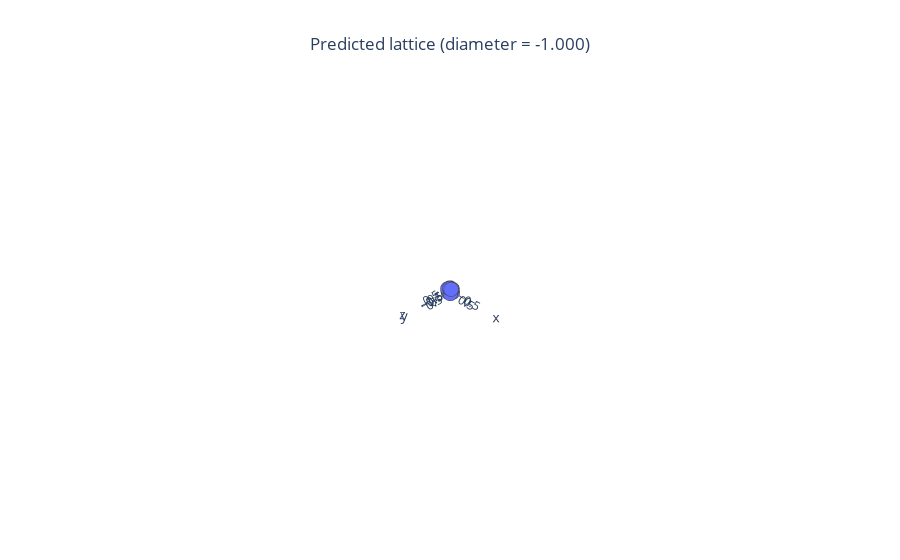

Source (notebook cell):
### Code cell
path = 'generated_mat'
name = 'LatticeStiffness_lattice_16atom1.npz'
plot_lattice_from_path(path, name)

### Figure 1 — Plotly figure (JSON) as saved in the notebook; plotly's stock layout.template omitted (floating-point values rounded to 4 significant figures)
{"data": [{"hovertemplate": "0=%{x}<br>1=%{y}<br>2=%{z}<extra></extra>", "legendgroup": "", "marker": {"color": "#636efa", "line": {"width": 5}, "size": 5, "symbol": "circle"}, "mode": "markers", "name": "", "scene": "scene", "showlegend": false, "type": "scatter3d", "x": [0.6368, -0.2984, 0.1647, -0.6309, -0.1638, -0.1614, -0.6352, 0.494, 0.1865, -0.548, -0.5922, 0.1655, -0.3043, 0.1811, 0.5868, 0.4903], "y": [0.6516, 0.6558, 0.4961, -0.6558, -0.573, -0.5203, 0.199, -0.5738, -0.0776, 0.1991, 0.2903, 0.5015, -0.2403, 0.231, -0.2626, -0.5204], "z": [-0.6243, -0.625, -0.2938, 0.1921, 0.4265, -0.1112, 0.1691, 0.4291, 0.6222, 0.1697, -0.6241, 0.6139, -0.6183, 0.08602, -0.6003, -0.112]}, {"hovertemplate": "x=%{x}<br>y=%{y}<br>z=%{z}<extra></extra>", "legendgroup": "", "line": {"color": "#636efa", "dash": "solid"}, "marker": {"line": {"width": 5}, "size": 5, "symbol": "circle"}, "mode": "lines", "name": "", "scene": "scene", "showlegend": false, "type": "scatter3d", "x": [-0.2984, 0.6368], "y": [0.6558, 0.6516], "z": [-0.625, -0.6243]}, {"hovertemplate": "x=%{x}<br>y=%{y}<br>z=%{z}<extra></extra>", "legendgroup": "", "line": {"color": "#636efa", "dash": "solid"}, "marker": {"line": {"width": 5}, "size": 5, "symbol": "circle"}, "mode": "lines", "name": "", "scene": "scene", "showlegend": false, "type": "scatter3d", "x": [-0.5922, 0.6368], "y": [0.2903, 0.6516], "z": [-0.6241, -0.6243]}, {"hovertemplate": "x=%{x}<br>y=%{y}<br>z=%{z}<extra></extra>", "legendgroup": "", "line": {"color": "#636efa", "dash": "solid"}, "marker": {"line": {"width": 5}, "size": 5, "symbol": "circle"}, "mode": "lines", "name": "", "scene": "scene", "showlegend": false, "type": "scatter3d", "x": [0.1655, 0.6368], "y": [0.5015, 0.6516], "z": [0.6139, -0.6243]}, {"hovertemplate": "x=%{x}<br>y=%{y}<br>z=%{z}<extra></extra>", "legendgroup": "", "line": {"color": "#636efa", "dash": "solid"}, "marker": {"line": {"width": 5}, "size": 5, "symbol": "circle"}, "mode": "lines", "name": "", "scene": "scene", "showlegend": false, "type": "scatter3d", "x": [0.6368, -0.2984], "y": [0.6516, 0.6558], "z": [-0.6243, -0.625]}, {"hovertemplate": "x=%{x}<br>y=%{y}<br>z=%{z}<extra></extra>", "legendgroup": "", "line": {"color": "#636efa", "dash": "solid"}, "marker": {"line": {"width": 5}, "size": 5, "symbol": "circle"}, "mode": "lines", "name": "", "scene": "scene", "showlegend": false, "type": "scatter3d", "x": [-0.5922, -0.2984], "y": [0.2903, 0.6558], "z": [-0.6241, -0.625]}, {"hovertemplate": "x=%{x}<br>y=%{y}<br>z=%{z}<extra></extra>", "legendgroup": "", "line": {"color": "#636efa", "dash": "solid"}, "marker": {"line": {"width": 5}, "size": 5, "symbol": "circle"}, "mode": "lines", "name": "", "scene": "scene", "showlegend": false, "type": "scatter3d", "x": [0.1655, -0.2984], "y": [0.5015, 0.6558], "z": [0.6139, -0.625]}, {"hovertemplate": "x=%{x}<br>y=%{y}<br>z=%{z}<extra></extra>", "legendgroup": "", "line": {"color": "#636efa", "dash": "solid"}, "marker": {"line": {"width": 5}, "size": 5, "symbol": "circle"}, "mode": "lines", "name": "", "scene": "scene", "showlegend": false, "type": "scatter3d", "x": [0.6368, 0.1647], "y": [0.6516, 0.4961], "z": [-0.6243, -0.2938]}, {"hovertemplate": "x=%{x}<br>y=%{y}<br>z=%{z}<extra></extra>", "legendgroup": "", "line": {"color": "#636efa", "dash": "solid"}, "marker": {"line": {"width": 5}, "size": 5, "symbol": "circle"}, "mode": "lines", "name": "", "scene": "scene", "showlegend": false, "type": "scatter3d", "x": [-0.2984, 0.1647], "y": [0.6558, 0.4961], "z": [-0.625, -0.2938]}, {"hovertemplate": "x=%{x}<br>y=%{y}<br>z=%{z}<extra></extra>", "legendgroup": "", "line": {"color": "#636efa", "dash": "solid"}, "marker": {"line": {"width": 5}, "size": 5, "symbol": "circle"}, "mode": "lines", "name": "", "scene": "scene", "showlegend": false, "type": "scatter3d", "x": [0.1811, 0.1647], "y": [0.231, 0.4961], "z": [0.08602, -0.2938]}, {"hovertemplate": "x=%{x}<br>y=%{y}<br>z=%{z}<extra></extra>", "legendgroup": "", "line": {"color": "#636efa", "dash": "solid"}, "marker": {"line": {"width": 5}, "size": 5, "symbol": "circle"}, "mode": "lines", "name": "", "scene": "scene", "showlegend": false, "type": "scatter3d", "x": [-0.1638, -0.6309], "y": [-0.573, -0.6558], "z": [0.4265, 0.1921]}, {"hovertemplate": "x=%{x}<br>y=%{y}<br>z=%{z}<extra></extra>", "legendgroup": "", "line": {"color": "#636efa", "dash": "solid"}, "marker": {"line": {"width": 5}, "size": 5, "symbol": "circle"}, "mode": "lines", "name": "", "scene": "scene", "showlegend": false, "type": "scatter3d", "x": [0.494, -0.6309], "y": [-0.5738, -0.6558], "z": [0.4291, 0.1921]}, {"hovertemplate": "x=%{x}<br>y=%{y}<br>z=%{z}<extra></extra>", "legendgroup": "", "line": {"color": "#636efa", "dash": "solid"}, "marker": {"line": {"width": 5}, "size": 5, "symbol": "circle"}, "mode": "lines", "name": "", "scene": "scene", "showlegend": false, "type": "scatter3d", "x": [0.4903, -0.6309], "y": [-0.5204, -0.6558], "z": [-0.112, 0.1921]}, {"hovertemplate": "x=%{x}<br>y=%{y}<br>z=%{z}<extra></extra>", "legendgroup": "", "line": {"color": "#636efa", "dash": "solid"}, "marker": {"line": {"width": 5}, "size": 5, "symbol": "circle"}, "mode": "lines", "name": "", "scene": "scene", "showlegend": false, "type": "scatter3d", "x": [-0.6309, -0.1638], "y": [-0.6558, -0.573], "z": [0.1921, 0.4265]}, {"hovertemplate": "x=%{x}<br>y=%{y}<br>z=%{z}<extra></extra>", "legendgroup": "", "line": {"color": "#636efa", "dash": "solid"}, "marker": {"line": {"width": 5}, "size": 5, "symbol": "circle"}, "mode": "lines", "name": "", "scene": "scene", "showlegend": false, "type": "scatter3d", "x": [-0.1614, -0.1638], "y": [-0.5203, -0.573], "z": [-0.1112, 0.4265]}, {"hovertemplate": "x=%{x}<br>y=%{y}<br>z=%{z}<extra></extra>", "legendgroup": "", "line": {"color": "#636efa", "dash": "solid"}, "marker": {"line": {"width": 5}, "size": 5, "symbol": "circle"}, "mode": "lines", "name": "", "scene": "scene", "showlegend": false, "type": "scatter3d", "x": [0.1655, -0.1638], "y": [0.5015, -0.573], "z": [0.6139, 0.4265]}, {"hovertemplate": "x=%{x}<br>y=%{y}<br>z=%{z}<extra></extra>", "legendgroup": "", "line": {"color": "#636efa", "dash": "solid"}, "marker": {"line": {"width": 5}, "size": 5, "symbol": "circle"}, "mode": "lines", "name": "", "scene": "scene", "showlegend": false, "type": "scatter3d", "x": [-0.6309, -0.1614], "y": [-0.6558, -0.5203], "z": [0.1921, -0.1112]}, {"hovertemplate": "x=%{x}<br>y=%{y}<br>z=%{z}<extra></extra>", "legendgroup": "", "line": {"color": "#636efa", "dash": "solid"}, "marker": {"line": {"width": 5}, "size": 5, "symbol": "circle"}, "mode": "lines", "name": "", "scene": "scene", "showlegend": false, "type": "scatter3d", "x": [-0.1638, -0.1614], "y": [-0.573, -0.5203], "z": [0.4265, -0.1112]}, {"hovertemplate": "x=%{x}<br>y=%{y}<br>z=%{z}<extra></extra>", "legendgroup": "", "line": {"color": "#636efa", "dash": "solid"}, "marker": {"line": {"width": 5}, "size": 5, "symbol": "circle"}, "mode": "lines", "name": "", "scene": "scene", "showlegend": false, "type": "scatter3d", "x": [-0.3043, -0.1614], "y": [-0.2403, -0.5203], "z": [-0.6183, -0.1112]}, {"hovertemplate": "x=%{x}<br>y=%{y}<br>z=%{z}<extra></extra>", "legendgroup": "", "line": {"color": "#636efa", "dash": "solid"}, "marker": {"line": {"width": 5}, "size": 5, "symbol": "circle"}, "mode": "lines", "name": "", "scene": "scene", "showlegend": false, "type": "scatter3d", "x": [-0.6309, -0.6352], "y": [-0.6558, 0.199], "z": [0.1921, 0.1691]}, {"hovertemplate": "x=%{x}<br>y=%{y}<br>z=%{z}<extra></extra>", "legendgroup": "", "line": {"color": "#636efa", "dash": "solid"}, "marker": {"line": {"width": 5}, "size": 5, "symbol": "circle"}, "mode": "lines", "name": "", "scene": "scene", "showlegend": false, "type": "scatter3d", "x": [-0.548, -0.6352], "y": [0.1991, 0.199], "z": [0.1697, 0.1691]}, {"hovertemplate": "x=%{x}<br>y=%{y}<br>z=%{z}<extra></extra>", "legendgroup": "", "line": {"color": "#636efa", "dash": "solid"}, "marker": {"line": {"width": 5}, "size": 5, "symbol": "circle"}, "mode": "lines", "name": "", "scene": "scene", "showlegend": false, "type": "scatter3d", "x": [0.1811, -0.6352], "y": [0.231, 0.199], "z": [0.08602, 0.1691]}, {"hovertemplate": "x=%{x}<br>y=%{y}<br>z=%{z}<extra></extra>", "legendgroup": "", "line": {"color": "#636efa", "dash": "solid"}, "marker": {"line": {"width": 5}, "size": 5, "symbol": "circle"}, "mode": "lines", "name": "", "scene": "scene", "showlegend": false, "type": "scatter3d", "x": [-0.6309, 0.494], "y": [-0.6558, -0.5738], "z": [0.1921, 0.4291]}, {"hovertemplate": "x=%{x}<br>y=%{y}<br>z=%{z}<extra></extra>", "legendgroup": "", "line": {"color": "#636efa", "dash": "solid"}, "marker": {"line": {"width": 5}, "size": 5, "symbol": "circle"}, "mode": "lines", "name": "", "scene": "scene", "showlegend": false, "type": "scatter3d", "x": [0.1655, 0.494], "y": [0.5015, -0.5738], "z": [0.6139, 0.4291]}, {"hovertemplate": "x=%{x}<br>y=%{y}<br>z=%{z}<extra></extra>", "legendgroup": "", "line": {"color": "#636efa", "dash": "solid"}, "marker": {"line": {"width": 5}, "size": 5, "symbol": "circle"}, "mode": "lines", "name": "", "scene": "scene", "showlegend": false, "type": "scatter3d", "x": [0.4903, 0.494], "y": [-0.5204, -0.5738], "z": [-0.112, 0.4291]}, {"hovertemplate": "x=%{x}<br>y=%{y}<br>z=%{z}<extra></extra>", "legendgroup": "", "line": {"color": "#636efa", "dash": "solid"}, "marker": {"line": {"width": 5}, "size": 5, "symbol": "circle"}, "mode": "lines", "name": "", "scene": "scene", "showlegend": false, "type": "scatter3d", "x": [0.1655, 0.1865], "y": [0.5015, -0.0776], "z": [0.6139, 0.6222]}, {"hovertemplate": "x=%{x}<br>y=%{y}<br>z=%{z}<extra></extra>", "legendgroup": "", "line": {"color": "#636efa", "dash": "solid"}, "marker": {"line": {"width": 5}, "size": 5, "symbol": "circle"}, "mode": "lines", "name": "", "scene": "scene", "showlegend": false, "type": "scatter3d", "x": [-0.3043, 0.1865], "y": [-0.2403, -0.0776], "z": [-0.6183, 0.6222]}, {"hovertemplate": "x=%{x}<br>y=%{y}<br>z=%{z}<extra></extra>", "legendgroup": "", "line": {"color": "#636efa", "dash": "solid"}, "marker": {"line": {"width": 5}, "size": 5, "symbol": "circle"}, "mode": "lines", "name": "", "scene": "scene", "showlegend": false, "type": "scatter3d", "x": [0.5868, 0.1865], "y": [-0.2626, -0.0776], "z": [-0.6003, 0.6222]}, {"hovertemplate": "x=%{x}<br>y=%{y}<br>z=%{z}<extra></extra>", "legendgroup": "", "line": {"color": "#636efa", "dash": "solid"}, "marker": {"line": {"width": 5}, "size": 5, "symbol": "circle"}, "mode": "lines", "name": "", "scene": "scene", "showlegend": false, "type": "scatter3d", "x": [-0.6309, -0.548], "y": [-0.6558, 0.1991], "z": [0.1921, 0.1697]}, {"hovertemplate": "x=%{x}<br>y=%{y}<br>z=%{z}<extra></extra>", "legendgroup": "", "line": {"color": "#636efa", "dash": "solid"}, "marker": {"line": {"width": 5}, "size": 5, "symbol": "circle"}, "mode": "lines", "name": "", "scene": "scene", "showlegend": false, "type": "scatter3d", "x": [-0.6352, -0.548], "y": [0.199, 0.1991], "z": [0.1691, 0.1697]}, {"hovertemplate": "x=%{x}<br>y=%{y}<br>z=%{z}<extra></extra>", "legendgroup": "", "line": {"color": "#636efa", "dash": "solid"}, "marker": {"line": {"width": 5}, "size": 5, "symbol": "circle"}, "mode": "lines", "name": "", "scene": "scene", "showlegend": false, "type": "scatter3d", "x": [0.1811, -0.548], "y": [0.231, 0.1991], "z": [0.08602, 0.1697]}, {"hovertemplate": "x=%{x}<br>y=%{y}<br>z=%{z}<extra></extra>", "legendgroup": "", "line": {"color": "#636efa", "dash": "solid"}, "marker": {"line": {"width": 5}, "size": 5, "symbol": "circle"}, "mode": "lines", "name": "", "scene": "scene", "showlegend": false, "type": "scatter3d", "x": [0.6368, -0.5922], "y": [0.6516, 0.2903], "z": [-0.6243, -0.6241]}, {"hovertemplate": "x=%{x}<br>y=%{y}<br>z=%{z}<extra></extra>", "legendgroup": "", "line": {"color": "#636efa", "dash": "solid"}, "marker": {"line": {"width": 5}, "size": 5, "symbol": "circle"}, "mode": "lines", "name": "", "scene": "scene", "showlegend": false, "type": "scatter3d", "x": [-0.2984, -0.5922], "y": [0.6558, 0.2903], "z": [-0.625, -0.6241]}, {"hovertemplate": "x=%{x}<br>y=%{y}<br>z=%{z}<extra></extra>", "legendgroup": "", "line": {"color": "#636efa", "dash": "solid"}, "marker": {"line": {"width": 5}, "size": 5, "symbol": "circle"}, "mode": "lines", "name": "", "scene": "scene", "showlegend": false, "type": "scatter3d", "x": [-0.3043, -0.5922], "y": [-0.2403, 0.2903], "z": [-0.6183, -0.6241]}, {"hovertemplate": "x=%{x}<br>y=%{y}<br>z=%{z}<extra></extra>", "legendgroup": "", "line": {"color": "#636efa", "dash": "solid"}, "marker": {"line": {"width": 5}, "size": 5, "symbol": "circle"}, "mode": "lines", "name": "", "scene": "scene", "showlegend": false, "type": "scatter3d", "x": [0.6368, 0.1655], "y": [0.6516, 0.5015], "z": [-0.6243, 0.6139]}, {"hovertemplate": "x=%{x}<br>y=%{y}<br>z=%{z}<extra></extra>", "legendgroup": "", "line": {"color": "#636efa", "dash": "solid"}, "marker": {"line": {"width": 5}, "size": 5, "symbol": "circle"}, "mode": "lines", "name": "", "scene": "scene", "showlegend": false, "type": "scatter3d", "x": [-0.2984, 0.1655], "y": [0.6558, 0.5015], "z": [-0.625, 0.6139]}, {"hovertemplate": "x=%{x}<br>y=%{y}<br>z=%{z}<extra></extra>", "legendgroup": "", "line": {"color": "#636efa", "dash": "solid"}, "marker": {"line": {"width": 5}, "size": 5, "symbol": "circle"}, "mode": "lines", "name": "", "scene": "scene", "showlegend": false, "type": "scatter3d", "x": [0.1865, 0.1655], "y": [-0.0776, 0.5015], "z": [0.6222, 0.6139]}, {"hovertemplate": "x=%{x}<br>y=%{y}<br>z=%{z}<extra></extra>", "legendgroup": "", "line": {"color": "#636efa", "dash": "solid"}, "marker": {"line": {"width": 5}, "size": 5, "symbol": "circle"}, "mode": "lines", "name": "", "scene": "scene", "showlegend": false, "type": "scatter3d", "x": [-0.1614, -0.3043], "y": [-0.5203, -0.2403], "z": [-0.1112, -0.6183]}, {"hovertemplate": "x=%{x}<br>y=%{y}<br>z=%{z}<extra></extra>", "legendgroup": "", "line": {"color": "#636efa", "dash": "solid"}, "marker": {"line": {"width": 5}, "size": 5, "symbol": "circle"}, "mode": "lines", "name": "", "scene": "scene", "showlegend": false, "type": "scatter3d", "x": [0.1865, -0.3043], "y": [-0.0776, -0.2403], "z": [0.6222, -0.6183]}, {"hovertemplate": "x=%{x}<br>y=%{y}<br>z=%{z}<extra></extra>", "legendgroup": "", "line": {"color": "#636efa", "dash": "solid"}, "marker": {"line": {"width": 5}, "size": 5, "symbol": "circle"}, "mode": "lines", "name": "", "scene": "scene", "showlegend": false, "type": "scatter3d", "x": [-0.5922, -0.3043], "y": [0.2903, -0.2403], "z": [-0.6241, -0.6183]}, {"hovertemplate": "x=%{x}<br>y=%{y}<br>z=%{z}<extra></extra>", "legendgroup": "", "line": {"color": "#636efa", "dash": "solid"}, "marker": {"line": {"width": 5}, "size": 5, "symbol": "circle"}, "mode": "lines", "name": "", "scene": "scene", "showlegend": false, "type": "scatter3d", "x": [0.1647, 0.1811], "y": [0.4961, 0.231], "z": [-0.2938, 0.08602]}, {"hovertemplate": "x=%{x}<br>y=%{y}<br>z=%{z}<extra></extra>", "legendgroup": "", "line": {"color": "#636efa", "dash": "solid"}, "marker": {"line": {"width": 5}, "size": 5, "symbol": "circle"}, "mode": "lines", "name": "", "scene": "scene", "showlegend": false, "type": "scatter3d", "x": [0.1865, 0.1811], "y": [-0.0776, 0.231], "z": [0.6222, 0.08602]}, {"hovertemplate": "x=%{x}<br>y=%{y}<br>z=%{z}<extra></extra>", "legendgroup": "", "line": {"color": "#636efa", "dash": "solid"}, "marker": {"line": {"width": 5}, "size": 5, "symbol": "circle"}, "mode": "lines", "name": "", "scene": "scene", "showlegend": false, "type": "scatter3d", "x": [0.1655, 0.1811], "y": [0.5015, 0.231], "z": [0.6139, 0.08602]}, {"hovertemplate": "x=%{x}<br>y=%{y}<br>z=%{z}<extra></extra>", "legendgroup": "", "line": {"color": "#636efa", "dash": "solid"}, "marker": {"line": {"width": 5}, "size": 5, "symbol": "circle"}, "mode": "lines", "name": "", "scene": "scene", "showlegend": false, "type": "scatter3d", "x": [0.494, 0.5868], "y": [-0.5738, -0.2626], "z": [0.4291, -0.6003]}, {"hovertemplate": "x=%{x}<br>y=%{y}<br>z=%{z}<extra></extra>", "legendgroup": "", "line": {"color": "#636efa", "dash": "solid"}, "marker": {"line": {"width": 5}, "size": 5, "symbol": "circle"}, "mode": "lines", "name": "", "scene": "scene", "showlegend": false, "type": "scatter3d", "x": [0.1865, 0.5868], "y": [-0.0776, -0.2626], "z": [0.6222, -0.6003]}, {"hovertemplate": "x=%{x}<br>y=%{y}<br>z=%{z}<extra></extra>", "legendgroup": "", "line": {"color": "#636efa", "dash": "solid"}, "marker": {"line": {"width": 5}, "size": 5, "symbol": "circle"}, "mode": "lines", "name": "", "scene": "scene", "showlegend": false, "type": "scatter3d", "x": [0.4903, 0.5868], "y": [-0.5204, -0.2626], "z": [-0.112, -0.6003]}, {"hovertemplate": "x=%{x}<br>y=%{y}<br>z=%{z}<extra></extra>", "legendgroup": "", "line": {"color": "#636efa", "dash": "solid"}, "marker": {"line": {"width": 5}, "size": 5, "symbol": "circle"}, "mode": "lines", "name": "", "scene": "scene", "showlegend": false, "type": "scatter3d", "x": [-0.6309, 0.4903], "y": [-0.6558, -0.5204], "z": [0.1921, -0.112]}, {"hovertemplate": "x=%{x}<br>y=%{y}<br>z=%{z}<extra></extra>", "legendgroup": "", "line": {"color": "#636efa", "dash": "solid"}, "marker": {"line": {"width": 5}, "size": 5, "symbol": "circle"}, "mode": "lines", "name": "", "scene": "scene", "showlegend": false, "type": "scatter3d", "x": [0.494, 0.4903], "y": [-0.5738, -0.5204], "z": [0.4291, -0.112]}, {"hovertemplate": "x=%{x}<br>y=%{y}<br>z=%{z}<extra></extra>", "legendgroup": "", "line": {"color": "#636efa", "dash": "solid"}, "marker": {"line": {"width": 5}, "size": 5, "symbol": "circle"}, "mode": "lines", "name": "", "scene": "scene", "showlegend": false, "type": "scatter3d", "x": [0.5868, 0.4903], "y": [-0.2626, -0.5204], "z": [-0.6003, -0.112]}], "layout": {"autosize": true, "scene": {"aspectmode": "auto", "aspectratio": {"x": 0.9963, "y": 1.027, "z": 0.9769}, "camera": {"center": {"x": 0, "y": 0, "z": 0}, "eye": {"x": 57.74, "y": 57.74, "z": 57.74}, "projection": {"type": "perspective"}, "up": {"x": 0, "y": 0, "z": 1}}}, "title": {"text": "Predicted lattice (diameter = -1.000)", "x": 0.5}}}
